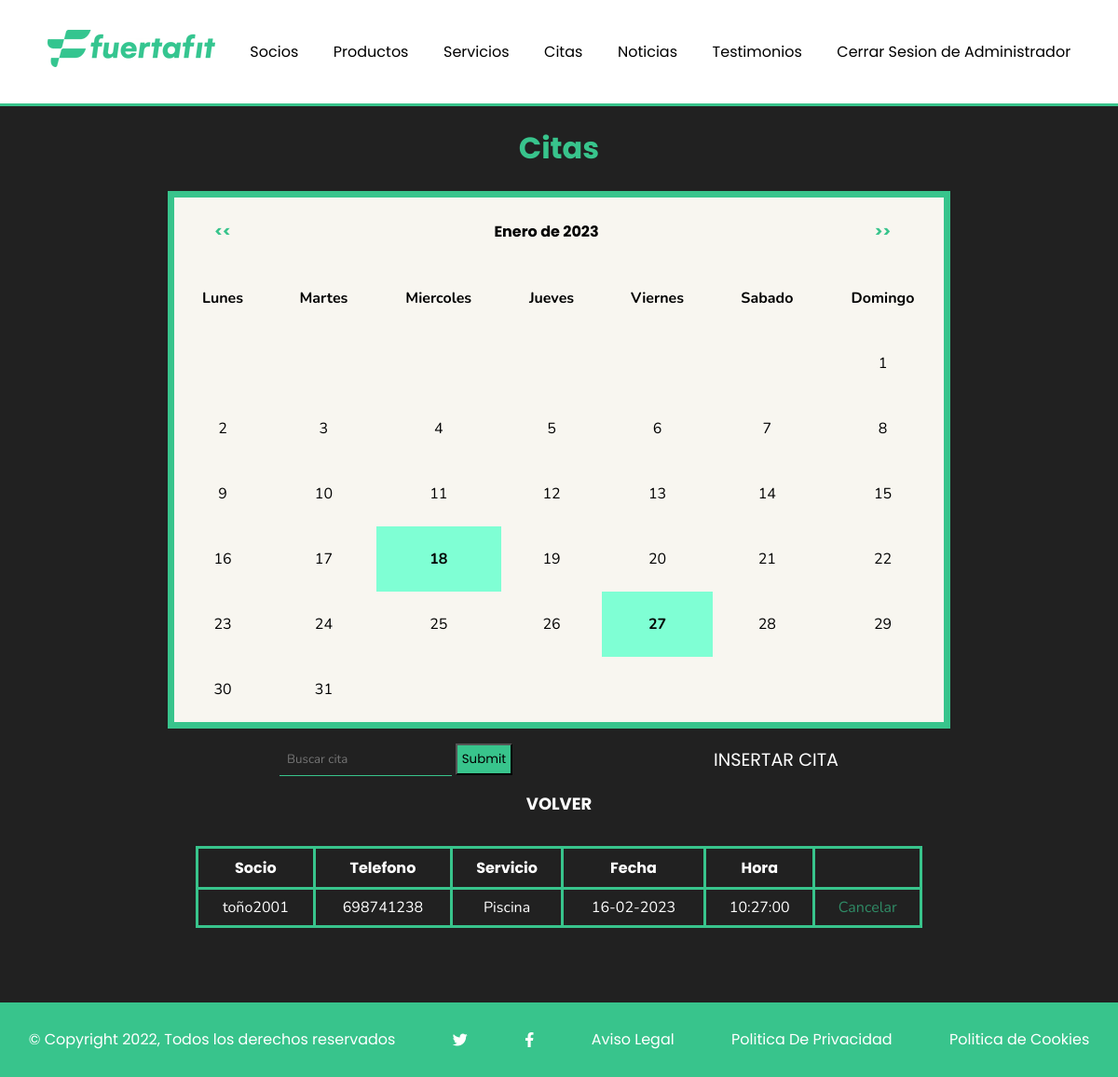
The page /php/citas.php?anio=2023&mes=2&dia=16 (signed in) on the database its author committed.
### tables this page shows
CREATE TABLE `socio` (
  `Id` bigint(20) NOT NULL,
  `Nombre` varchar(50) NOT NULL,
  `Edad` tinyint(2) NOT NULL,
  `Usuario` varchar(30) NOT NULL,
  `Pass` varchar(80) NOT NULL,
  `Telefono` varchar(9) NOT NULL,
  `Foto` varchar(100) NOT NULL
);

CREATE TABLE `servicio` (
  `Id` bigint(20) NOT NULL,
  `Descripcion` varchar(70) NOT NULL,
  `Duracion` int(3) NOT NULL,
  `Precio` decimal(4,2) NOT NULL
);

CREATE TABLE `citas` (
  `socio` bigint(20) NOT NULL,
  `servicio` bigint(20) NOT NULL,
  `fecha` date NOT NULL,
  `hora` time NOT NULL
);

### php/funciones.php (the view, shortened to what this page needs)
<!DOCTYPE html>
<html lang="en">
<head>
</head>
<body>
    <?php
        function conectarservidor(){
            $conexion= new mysqli('localhost','root','','club');
            $conexion->set_charset("utf8");
            return $conexion;
        }
        function imprimir_menu($u,$n){
            if($u==='n'){
                $cabecera="<header>
                    <nav>
                        <a href='../index.php'><img src='../img/NUEVO_LOGO_verde_180x.avif'></a>
                        <a href='Productos.php'>Productos</a>
                        <a href='servicios.php'>Servicios</a>
                        <a href='formacceso.php'>Acceder</a>
                    </nav>
                </header>";
            }else{
                $cabecera="<header>
                    <nav>
                        <a href='../index.php'><img src='../img/NUEVO_LOGO_verde_180x.avif'></a>";
                        if($u==='s'){
                            $cabecera.="<a href='datos_socio.php'>Mis Datos Personales</a>";
                        }else{
                            $cabecera.="<a href='socios.php'>Socios</a>";
                        }
                        $cabecera.="<a href='Productos.php'>Productos</a>
                        <a href='servicios.php'>Servicios</a>";
                        if($u==='s'){
                            $cabecera.="<a href='citas.php'>Mis Citas</a>";
                        }else{
                            $cabecera.="<a href='citas.php'>Citas</a>
                                        <a href='noticias.php'>Noticias</a>
                                        <a href='testimonios.php'>Testimonios</a>";
                        }
                        $cabecera.="<a href='formacceso.php?cerrar=s'>Cerrar Sesion de $n</a>
                    </nav>
                </header>";
            }
        return $cabecera;
        }
        function imprimir_footer(){
            $pie="<footer>
            <p>© Copyright 2022, Todos los derechos reservados</p>
            <i class='fa-brands fa-twitter'></i>
            <i class='fa-brands fa-facebook-f'></i>
            <a href=''>Aviso Legal</a>
            <a href=''>Politica De Privacidad</a>
            <a href=''>Politica de Cookies</a>
            </footer>";
            return $pie;
        }
        function btn_inser($ruta,$nom){
            $enlace="<a href=$ruta>INSERTAR $nom</a>";
            return $enlace;
        }
        function form_buscar($page){
            $formu="<form method='get' action='#' id='fbuscar'>
                        <input name='buscar' type='text' placeholder='Buscar $page'>
                        <input name='busqueda' type='submit'>
                    </form>";
            return $formu;
        }
        function btn_volver($link,$id){
            $volver="<div id='$id'><a href='$link'>VOLVER</a></div>";
            return $volver;
        }
        function calendario($mes,$nombre,$anio,$u,$i){
            if($mes<1 || $mes>12){
                $calendario="<p>Fecha Incorrecta</p>";
            }else{
                $conex=conectarservidor();
                $p_dia=mktime(0,0,0,$mes,1,$anio);
                $p_dia=strftime("%u",$p_dia);
                $dias_mes=[31,28,31,30,31,30,31,31,30,31,30,31];
                $fmin=$anio."-".$mes."-01";
                $fmax=$anio."-".$mes."-31";
                if($u==='a'){
                    $consulta="select * from citas where fecha>='".$fmin."' and fecha<='".$fmax."'";
                }else if($u==='s'){
                    $consulta="select * from citas where fecha>='".$fmin."' and fecha<='".$fmax."' and socio=".$i;
                }
                $diascita=$conex->query($consulta);
                while($fila=$diascita->fetch_array(MYSQLI_ASSOC)){
                    $dias[]=substr($fila['fecha'],-2);
                }
                $calendario="<table id='calendario'><thead><th><a method='get' href=\"citas.php?mesant=$mes&anio=$anio\"><<</a></th><th colspan='5'>$nombre de $anio</th><th><a method='get' href=\"citas.php?mespost=$mes&anio=$anio\">>></a></th></thead>";
                $calendario.="<tbody><tr><td>Lunes</td><td>Martes</td><td>Miercoles</td><td>Jueves</td><td>Viernes</td><td>Sabado</td><td>Domingo</td></tr><tr>";
                $contador=1;
                while($contador<$p_dia){
                    $calendario.="<td></td>";
                    $contador++;
                }
                for($i=1;$i<=$dias_mes[$mes-1];$i++){
                    if($contador%7==0){
                        if($diascita->num_rows==0){
                            $calendario.="<td>$i</td></tr><tr>";
                        }else{
                            if(in_array($i,$dias)){
                                $calendario.="<td class='cita'><a method='get' href=\"citas.php?anio=$anio&mes=$mes&dia=$i\">$i</a></td></tr><tr>";
                            }else{
                                $calendario.="<td>$i</td></tr><tr>";
                            }
                        }
                        $contador=1;
                    }else{
                        if($diascita->num_rows==0){
                            $calendario.="<td>$i</td>";
                        }else{
                            if(in_array($i,$dias)){
                                $calendario.="<td class='cita'><a method='get' href=\"citas.php?anio=$anio&mes=$mes&dia=$i\">$i</a></td>";
                            }else{
                                $calendario.="<td>$i</td>";
                            }
                        }
                        $contador++;
                    }
                }
                $calendario.="</tbody>";
                $calendario.="</table>";
            }
            return $calendario;
        }
        function borrar_cita($fecha){
            $factual=strftime("%Y-%m-%d",time());
            if($fecha>$factual){
                $borrar=true;
            }else{
                $borrar=false;
            }
            return $borrar;
        }
        function convertir_fecha($fecha){
            $dia=substr($fecha,-2);
            $mes=substr($fecha,5,2);
            $anio=substr($fecha,0,4);
            $fechac=$dia."-".$mes."-".$anio;
            return $fechac;
        }
        function tabla_citas($resultado_consulta,$usu){
            $conexion=conectarservidor();
            $tabla="<table class='tablaprodserv'><thead><th>Socio</th><th>Telefono</th><th>Servicio</th><th>Fecha</th><th>Hora</th>";
            if($usu==='a'){
                $tabla.="<th></th>";
            }
            $tabla.="</thead><tbody>";
                while($cita=$resultado_consulta->fetch_array(MYSQLI_ASSOC)){
                    if($usu==='a'){
                        $soci=$cita['socio'];
                    }else{
                        $soci=$cita['usuario'];
                    }
                    $servi=$cita['servicio'];
                    if($usu==='a'){
                        $consul="select usuario,telefono,descripcion from socio s,servicio sv where s.id=".$soci." and sv.id=".$servi;
                    }else{
                        $consul="select telefono,descripcion from socio s,servicio sv where s.usuario='".$soci."' and sv.id=".$servi;
                    }
                    $datos_soci_servs=$conexion->query($consul);
                    while($datos=$datos_soci_servs->fetch_array(MYSQLI_ASSOC)){
                        if($usu==='a'){
                            $tabla.="<tr><td>$datos[usuario]</td>";
                        }else{
                            $tabla.="<tr><td>$soci</td>";
                        }
                        $tabla.="<td>$datos[telefono]</td>";
                        $tabla.="<td>$datos[descripcion]</td>";
                    }
                    $fechaconvertida=convertir_fecha($cita['fecha']);
                    $tabla.="<td>$fechaconvertida</td>";
                    $tabla.="<td>$cita[hora]</td>";
                    if($usu=='a'){
                        if(borrar_cita($cita['fecha'])){
                            $tabla.="<td><a method='get' href='citas.php?cancelcita=$soci&fecha=$cita[fecha]&hora=$cita[hora]'>Cancelar</a></td>";
                        }else{
                            $tabla.="<td></td>";
                        }
                    }
                    $tabla.="</tr></tbody>";
                }
                $tabla.="</table>";
                return $tabla;
        }
    ?>
</body>
</html>

### estilos/estilosmenu.css (style rules this page uses)
html { min-height: 100vh; position: relative; }
body { margin:0px; margin-bottom: 8rem; }
header { position: sticky; top:0px; background-color: white; }
header>nav { display: flex; justify-content: space-around; align-items: center; padding: 2rem; border-bottom: 3px solid #38c48c; }
nav a { text-decoration: none; color:black; font-family: 'Poppins', sans-serif; }
.buscarinser a { color: #fff; text-decoration: none; font-family: 'Poppins', sans-serif; font-size: larger; }
.buscarinser input[type='text'] { color: #fff; border: 0px; border-bottom: 1px solid #38c48c ; background-color: #00000000; outline: none; padding: 0.5rem; font-family: 'Nunito', sans-serif; }
.buscarinser input[type='submit'] { font-family: 'Poppins', sans-serif; background-color: #38c48c; padding: 0.3rem; }
#volver { text-align: center; font-family: 'Poppins', sans-serif; font-weight: bold; font-size: large; }
#volver a { color: white; text-decoration: none; }
.bodyprodserv { background-color: rgba(00, 00, 00, 0.87); color: #fff; }
.tablaprodserv { width: 65%; margin: 2rem auto; border-collapse: collapse; text-align: center; }
.tablaprodserv td,.tablaprodserv th { border: 3px solid #38c48c; padding: 0.5rem; }
.tablaprodserv th { font-family: 'Poppins', sans-serif; }
.tablaprodserv td { font-family: 'Nunito', sans-serif; }
.tablaprodserv a { color: rgba(56, 196, 140, 0.65); text-decoration: none; }
#calendario { border: 7px solid #38c48c; width: 70%; margin: 1rem auto; text-align: center; border-collapse: collapse; background-color: #F8F6F0; }
#calendario th { font-family: 'Poppins', sans-serif; }
#calendario td { font-family: 'Nunito', sans-serif; }
#calendario td, #calendario th { border-collapse: collapse; padding: 1.5rem; color: black; }
#calendario th a { text-decoration: none; color: #38c48c; text-align: center; }
#calendario tr:first-child { font-weight: bold; }
.cita { background-color: aquamarine; }
.cita a { text-decoration: none; font-weight: bold; color: black; }
footer { position: absolute; bottom: 0; display: flex; justify-content: space-around; align-items: center; background-color: #38c48c; color: white; font-family: 'Poppins', sans-serif; width: 100%; height: 10vh; }
footer a { color: white; text-decoration: none; font-family: 'Poppins', sans-serif; }

### rows shown on the page
citas: fecha "16-02-2023", hora "10:27:00"
socio: Usuario "toño2001", Telefono "698741238", servicio.Descripcion "Piscina"

### other values the page prints
$n "Administrador"
$nombre "Enero"
$anio "2023"
$nom "CITA"
